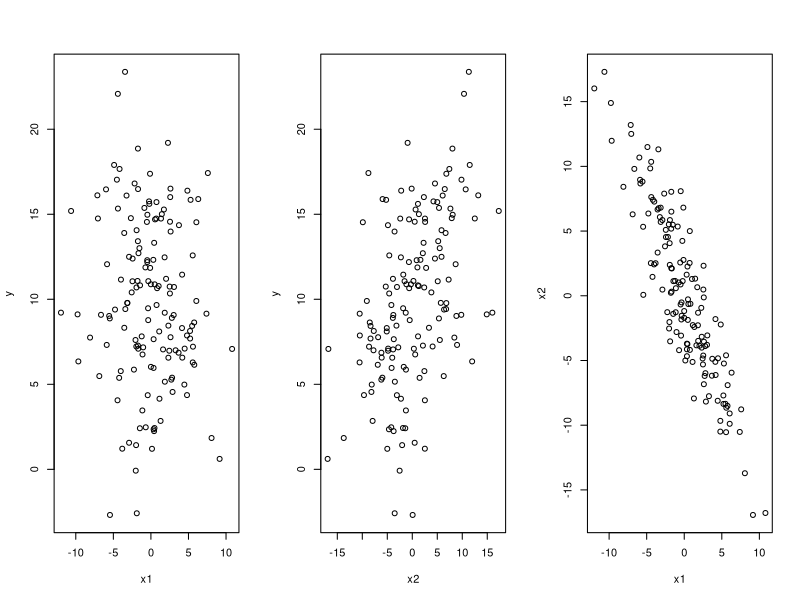
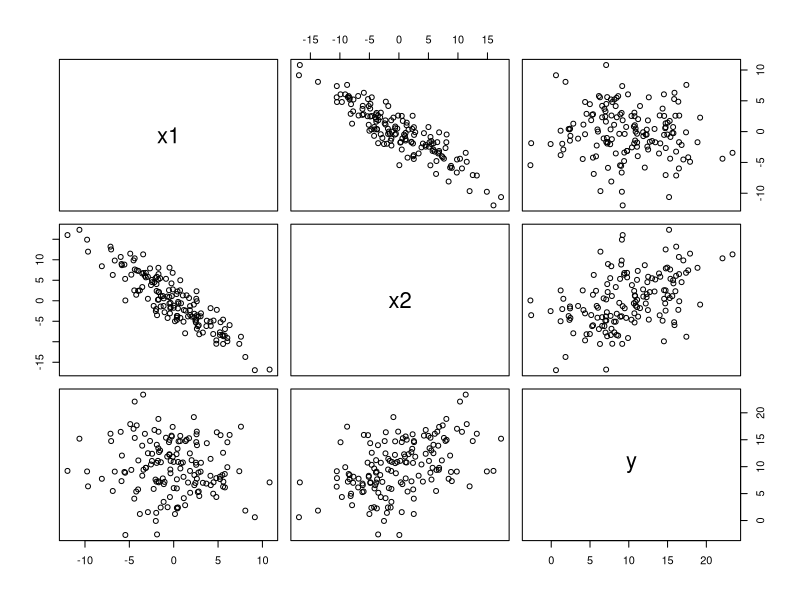
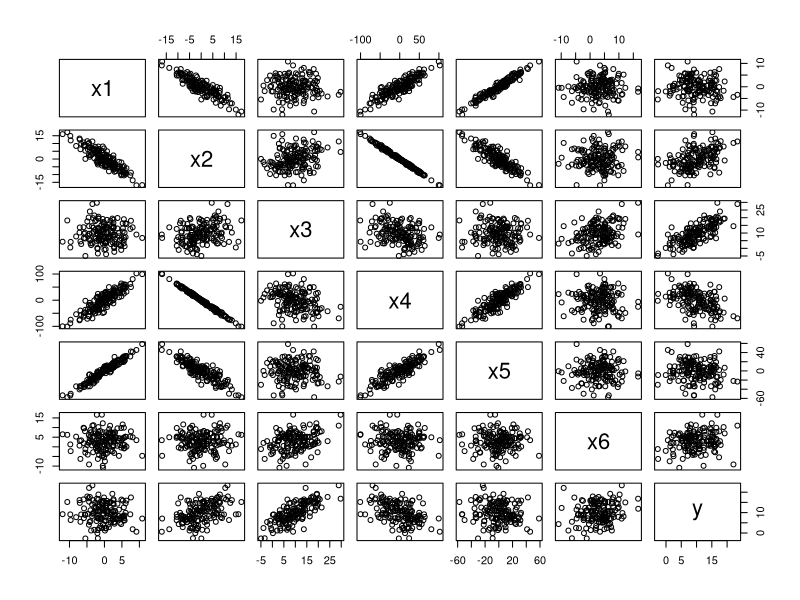
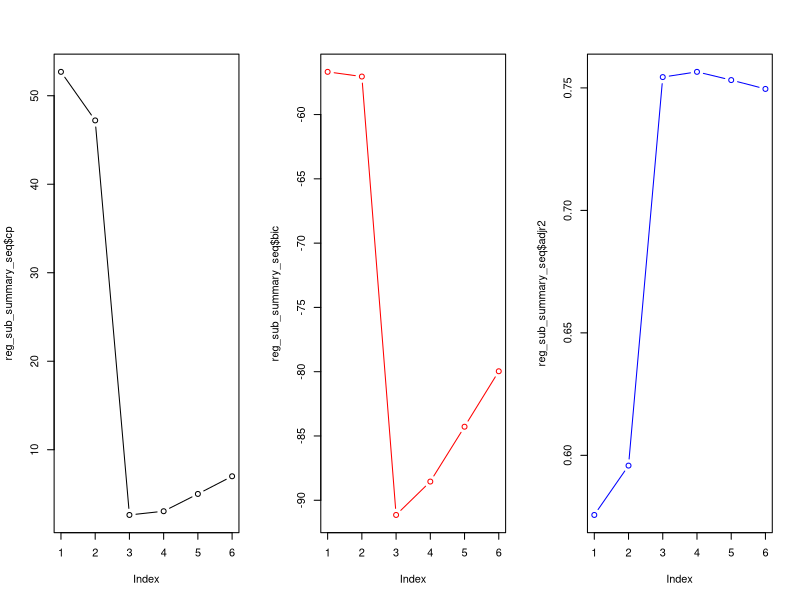
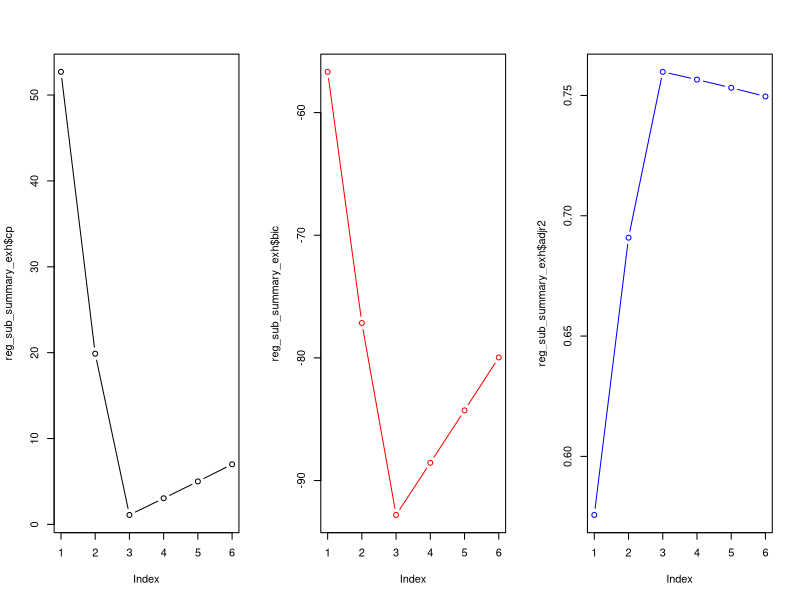

The R script that drew these images, in order:
# needed modules/libs
library(leaps)

# Defining seed for reproducibility
set.seed(42)

# Size of data
N = 150

x1 = rnorm(N,0,4)
x2 = -1.5*x1+rnorm(N, 0, 3)
y = 10+2*x1+1.5*x2+rnorm(N,0,3)
par(mfrow=c(1,3))
plot(x1,y); plot(x2,y); plot(x1,x2)

cor(x1, y)
cor(x2, y)
cor(x1, x2)

x = cbind(x1, x2)
fit = lm(y~x); summary(fit)

summary(fit)

# Linear model for each variable
fit1 = lm(y~x1); summary(fit1)
fit2 = lm(y~x2); summary(fit2)

pairs(cbind(x,y))

x3 = 1*y + rnorm(N, 0, 4)
x4 = -6*x2 + rnorm(N, 0, 3)
x5 = 5*x1 + rnorm(N, 0, 5)
x6 = 0.3*x3 + rnorm(N, 0, 4)
x = cbind(x1, x2, x3, x4, x5, x6)
fit=lm(y~x); summary(fit)

pairs(cbind(x,y))

# Dividing data sets in train and test of same size
indices = sample(c(1:N), size=0.5*N)  # getting indices randmonly
x1_train = x1[indices]
x2_train = x2[indices]
x3_train = x3[indices]
x4_train = x4[indices]
x5_train = x5[indices]
x6_train = x6[indices]
y_train = y[indices]
x1_test = x1[-indices]
x2_test = x2[-indices]
x3_test = x3[-indices]
x4_test = x4[-indices]
x5_test = x5[-indices]
x6_test = x6[-indices]
y_test = y[-indices]

# Creating dataframe

data_train <- data.frame(x1_train, x2_train, x3_train, x4_train, x5_train, x6_train, y_train)
data_test <- data.frame(x1_test, x2_test, x3_test, x4_test, x5_test, x6_test, y_test)

### SELECCIÓN SECUENCIAL FORWARD ###

reg_subset_seq=regsubsets(y_train~.,data_train,nvmax=6,method="forward")

#Los resultados quedan en "reg_sub_summary"
reg_sub_summary_seq=summary(reg_subset_seq)

(reg_sub_summary_seq)

#Se pueden ver varios argumentos del resultado
reg_sub_summary_seq$cp  #(los Cp mallows para cada mejor modelo con cada k)
reg_sub_summary_seq$bic
reg_sub_summary_seq$adjr2

#Se pueden graficar los resultados:
plot(reg_sub_summary_seq$cp,type="b") #El cp de mallows cambiando k
plot(reg_sub_summary_seq$bic,type="b",col="red")  #El BIC
plot(reg_sub_summary_seq$adjr2,type="b",col="blue")  #El R2ajustado

# El cp para el mejor modelo (mínimo de la curva)
min(reg_sub_summary_seq$cp)

# Sanity check
# The idea is to check coefficients are the same as before
lm_best_seq = lm(y_train~x1_train+x3_train+x4_train, data=data_train)
summary(lm_best_seq)

# Prediction - MSE
pred_seq = predict(lm_best_seq, data_test)
mse_seq = mean((data_test$y_test - pred_seq)^2)


### SELECCIÓN EXHAUSTIVA ###

reg_subset_exh=regsubsets(y_train~.,data_train,nvmax=6,method="exhaustive")

#Los resultados quedan en "reg_sub_summary"
reg_sub_summary_exh=summary(reg_subset_exh)

(reg_sub_summary_exh)

#Se pueden ver varios argumentos del resultado
reg_sub_summary_exh$cp  #(los Cp mallows para cada mejor modelo con cada k)
reg_sub_summary_exh$bic
reg_sub_summary_exh$adjr2

#Se pueden graficar los resultados:
plot(reg_sub_summary_exh$cp,type="b") #El cp de mallows cambiando k
plot(reg_sub_summary_exh$bic,type="b",col="red")  #El BIC
plot(reg_sub_summary_exh$adjr2,type="b",col="blue")  #El R2ajustado   

# Sanity check
# The idea is to check coefficients are the same as before
lm_best_exh = lm(y_train~x1_train+x2_train+x3_train, data=data_train)
summary(lm_best_exh)

# Prediction - MSE
pred_exh = predict(lm_best_exh, data_test)
mse_exh = mean((data_test$y_test - pred_exh)^2)

### PCA ###

### PLS ###

### Ridge ###

### Lasso ###
